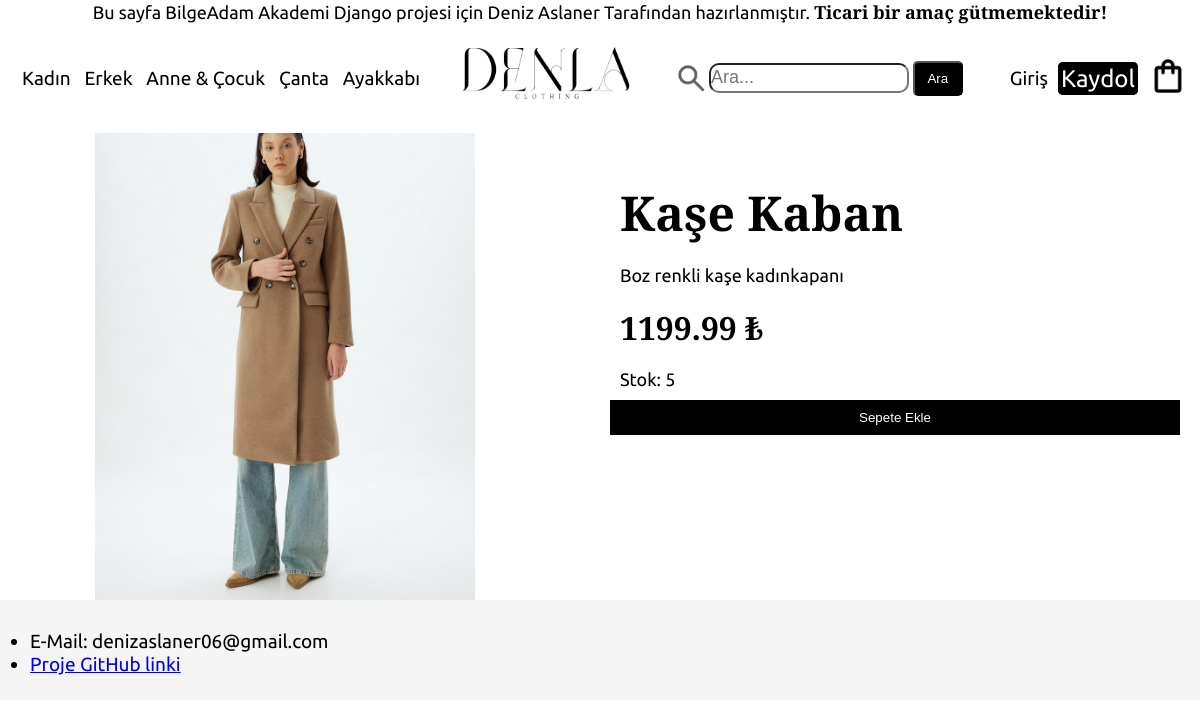
Page /product/3/ on the committed database.
### product/models.py (models this page shows, shortened)
class Product(models.Model):
    name = models.CharField(max_length=255)
    description = models.TextField(blank=True, null=True)
    price = models.DecimalField(max_digits=8, decimal_places=2)
    category = models.ForeignKey(Category, on_delete=models.SET_NULL, blank=True, null=True, related_name='products')
    stock = models.IntegerField(default=0)
    image = models.ImageField(upload_to='products/images')

### product/views.py (the view)
# urls.py: path('product/<int:product_id>/', views.products, name='Product'),
def products(request, product_id):
    product = get_object_or_404(Product, id=product_id)
    return render(request, "pages/product.html", {"product": product})

### templates/pages/product.html (shortened to what this page needs)
{% extends 'pages/base.html' %}
{% block content %}
<div class="product-detail">
    <div class="image-container">
        <img src="{{ product.image.url }}" alt="{{ product.name }}">
    </div>
    <div class="product-info">
        <h1>{{ product.name }}</h1>
        <p>{{ product.description }}</p>
        <p id="detail-p">{{ product.price }} ₺</p>
        <p>Stok: {{ product.stock }}</p>
        <form action="{% url 'cart:add_to_cart' product.id %}" method="post">
    <button type="submit">Sepete Ekle</button>
</form>
    </div>
</div>
{% endblock content %}

### static/css/styles.css (style rules this page uses)
* { box-sizing: border-box; margin: 0; padding: 0; }
body, html { font-family: "Playfair Display", "Ubuntu", sans-serif; height: 100%; display: flex; flex-direction: column; }
.product-detail { display: flex; flex-direction: row; align-items: flex-start; margin-top: 100px; height: auto; gap: 20px; }
.image-container { flex: 1; max-width: 800px; display: flex; justify-content: center; }
.image-container img { width: 100%; height: auto; max-height: 500px; object-fit: contain; }
#detail-p { font-weight: 700; font-size: 32px; }
.product-info { flex: 1; padding: 20px; text-align: left; display: flex; flex-direction: column; justify-content: flex-end; margin-top: 50px; }
.product-info h1 { font-size: 48px; font-weight: 700; padding: 10px; }
.product-info p { font-size: 18px; padding: 10px; }
.product-info button { width: 100%; background-color: black; color: white; padding: 10px; border: none; cursor: pointer; }

### rows in the picture
Product: image (picture), name "Kaşe Kaban", description "Boz renkli kaşe kadınkapanı", price "1199.99", stock "5"
